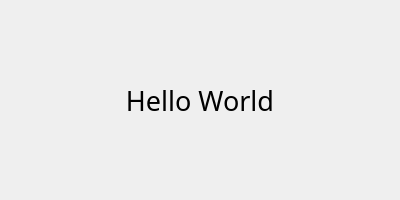
<?xml version="1.0" encoding="UTF-8"?>
<ui version="4.0">
 <class>Widget</class>
 <widget class="QWidget" name="Widget">
  <property name="geometry">
   <rect>
    <x>0</x>
    <y>0</y>
    <width>400</width>
    <height>200</height>
   </rect>
  </property>
  <property name="minimumSize">
   <size>
    <width>400</width>
    <height>200</height>
   </size>
  </property>
  <property name="maximumSize">
   <size>
    <width>400</width>
    <height>200</height>
   </size>
  </property>
  <property name="windowTitle">
   <string>Widget</string>
  </property>
  <layout class="QGridLayout" name="gridLayout">
   <item row="0" column="0">
    <widget class="QLabel" name="label">
     <property name="font">
      <font>
       <family>Agency FB</family>
       <pointsize>20</pointsize>
      </font>
     </property>
     <property name="text">
      <string>Hello World</string>
     </property>
     <property name="alignment">
      <set>Qt::AlignCenter</set>
     </property>
    </widget>
   </item>
  </layout>
 </widget>
 <resources/>
 <connections/>
</ui>
